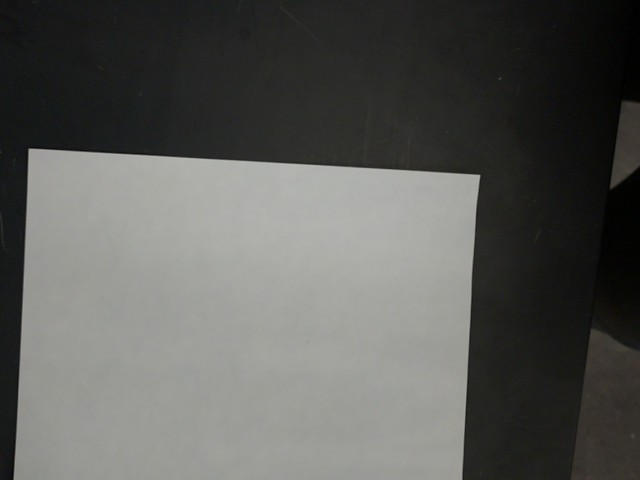
#> input picture images/image_proccessing_184003.jpg, 640 x 480 px, given in place of bangladesh_tmo_2012252_lrg.jpg, which was not available
$ python image_handling.py
#> lines starting #> are read from the running program, lines starting #| are printed output that depends on the picture; pictures that were not available may be replaced by others from this repository, and a replacement may not be noted
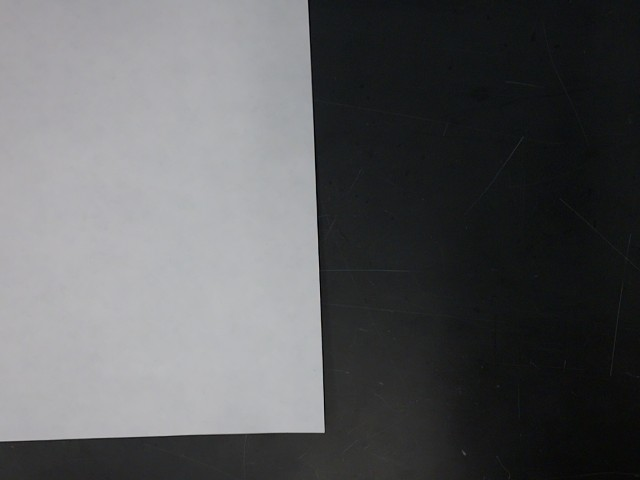
#> input picture images/image_proccessing_184040.jpg, 640 x 480 px, given in place of bangladesh_tmo_2014241_lrg.jpg, which was not available
### image_difference.py
import numpy as np
import scipy.signal as signal
from skimage.transform import resize
from skimage.filters import threshold_otsu, gaussian
import matplotlib.pyplot as plt
import cv2

def gaussian_kernel(n=7, mean_x=1.0, mean_y=1.0, sigma=.6):
    """
    Create a 3x3 Gaussian kernel with a slightly off-center peak.

    Args:
        n (int): The kernel size.
        mean_x (float): The x-coordinate of the Gaussian mean (default: 1.0).
        mean_y (float): The y-coordinate of the Gaussian mean (default: 1.0).
        sigma (float): The standard deviation of the Gaussian (default: 1.0).

    Returns:
        np.array: A 3x3 Gaussian kernel.
    """
    # Create a grid of coordinates
    x, y = np.meshgrid(np.arange(n), np.arange(n))
    # Compute the Gaussian function
    kernel = np.exp(-((x - mean_x)**2 + (y - mean_y)**2) / (2 * sigma**2))
    # Normalize the kernel so that the sum is 1
    kernel /= np.sum(kernel)
    return kernel

def main(image1: np.array, image2: np.array, strength) -> np.array:
    """
    This function takes in two images and returns the difference between them
    using a convolution with a Gaussian blur kernel, focusing on the blue channel
    and excluding areas with high intensity in all channels (white clouds).

    Args:
        image1 (np.array): The first input image.
        image2 (np.array): The second input image.

    Returns:
        np.array: The convolved difference between the two images.
    """
    # Rescale images to the mean of their array shape
    mean_shape = np.mean([image1.shape, image2.shape], axis=0).astype(int)
#> mean_shape = [480, 640, 3]
    print(mean_shape)
#| [480 640   3]
    image1 = resize(image1, (mean_shape[0], mean_shape[1],), anti_aliasing=True)
    image2 = resize(image2, (mean_shape[0], mean_shape[1]), anti_aliasing=True)

    # Initialize arrays to store the convolved differences
    convolved_difference1 = np.zeros((image1.shape[0], image1.shape[1]))

    # Define a Gaussian blur kernel
    kernel =gaussian_kernel(n=19, sigma=1)  # Gaussian blur kernel

    # Define the strength of the convolution for each color channel


    # Apply convolution to each color channel separately
    for channel in range(3):  # Assuming RGB images
    #gaussian
        # Calculate the absolute difference between the two images for the current channel
        difference = (np.abs(np.squeeze(image1[:, :, channel] - image2[:, :, channel])))
        #difference[combined_mask] = 0
        # Accumulate the weighted convolved differences for each channel
        convolved_difference1[:, :] += strength[channel] * signal.convolve2d(difference, kernel, mode='same', boundary='wrap')
#> this loop made 3 passes
#> pass 1, in main, `difference = (np.abs(np.squeeze(image1[:, :, channel] - image2[:, :, c..`:
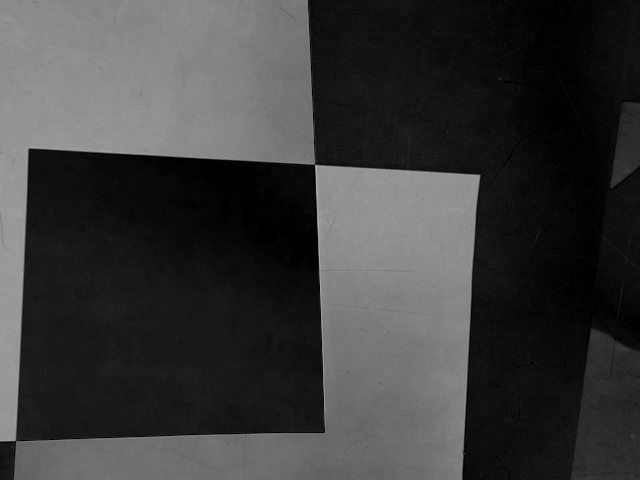
#> difference: shape (480, 640) float64; min 0, max 0.698, mean 0.233
#> after the loop:
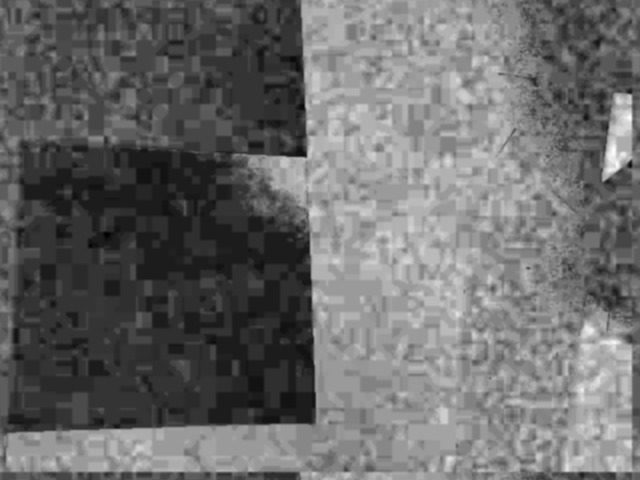
#> convolved_difference1: shape (480, 640) float64; min -0.0949, max 0.121, mean -0.00421; drawn with min black and max white

    print(convolved_difference1.shape)
#| (480, 640)

    #return total
    # Normalize the convolved difference to the range [0, 1]
    convolved_difference1 = (convolved_difference1 - np.min(convolved_difference1)) / (np.max(convolved_difference1) - np.min(convolved_difference1))

    # Increase brightness by scaling the normalized difference
    brightness_factor = 1.5  # Adjust this factor to increase brightness
    brightened_image = np.clip(convolved_difference1 * brightness_factor, 0, 1)
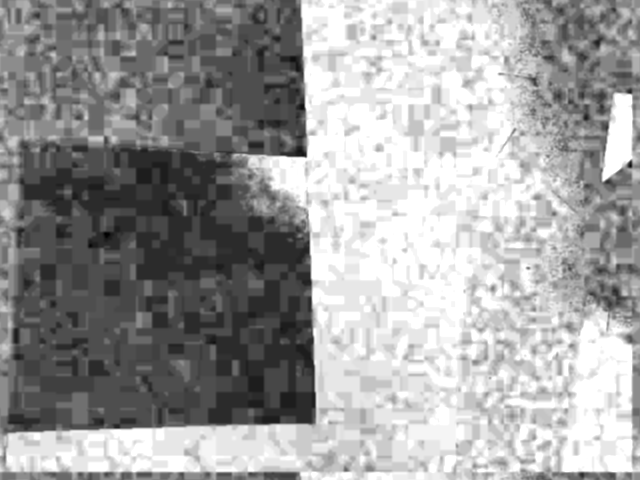
#> brightened_image: shape (480, 640) float64; min 0, max 1, mean 0.623

    # Convert to higher dynamic range
    brightened_image = (brightened_image * 255).astype(np.uint8)

    return brightened_image

### image_handling.py


from git import Repo
from image_processing import main
import os
import matplotlib.pyplot as plt
from skimage.color import gray2rgb
import image_difference as img_diff
import numpy as np
import cv2

REPO_PATH = r"\Users\russe\CodeStuff\paCubeSat\PA2425-CubeSat"     #Your github repo path: ex. /home/pi/FlatSatChallenge
FOLDER_PATH = "images"
def show_image(image, title="Image", cmap_type='gray'):
        plt.imshow(image, cmap=cmap_type)
        plt.title(title)
        plt.axis('off')
        plt.show()
def returnImages() -> list[str]:
    """
    This function returns a list of image paths.
    """
    #repo = Repo(REPO_PATH)
    #origin = repo.remote('origin')

    image_folder_path = os.path.join(REPO_PATH, FOLDER_PATH)
    image_paths = [os.path.join(image_folder_path, f) for f in os.listdir(image_folder_path) if f.endswith('.jpg')]

    return image_paths

a=returnImages()

image_path1=r"C:\Users\russe\Downloads\spain_before.webp"
image_path2=r"C:\Users\russe\Downloads\spain_after.webp"
image_path2=r"C:\Users\russe\Downloads\bangladesh_tmo_2014241_lrg.jpg"
image_path1=r"C:\Users\russe\Downloads\bangladesh_tmo_2012252_lrg.jpg"

color1 = cv2.cvtColor(cv2.imread(image_path1), cv2.COLOR_BGR2RGB)
color2 = cv2.cvtColor(cv2.imread(image_path2), cv2.COLOR_BGR2RGB)
#color1=main(image_path=r"C:\Users\russe\Pictures\Screenshots\test1.png")
#color2=main(image_path=r"C:\Users\russe\Pictures\Screenshots\test2.png")
image_path1=REPO_PATH+"/images/buttontest_182819.jpg"
image_path2=REPO_PATH+"/images/buttontest_183103.jpg"

#color1=main(image_path1)
#color2=main(image_path2)

show_image(color1)
show_image(color2)
strength=[1,1,-2]
a=img_diff.main(color1, color2,strength)
show_image(a)
"""
images/buttontest_182819.jpg
images/buttontest_183103.jpg
"""
